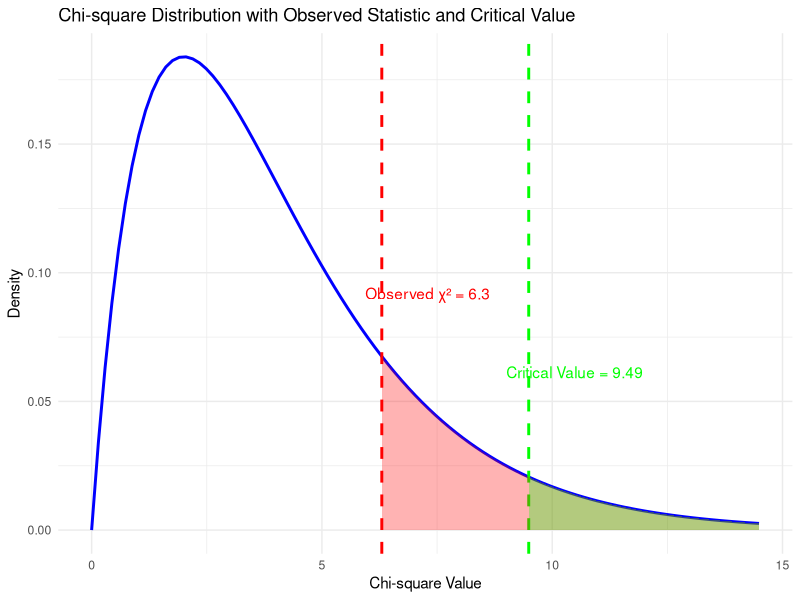

Write R code to recreate this figure.
library(ggplot2)

# Observed and expected absences
observed <- c(23, 16, 14, 19, 28)
expected <- c(20, 20, 20, 20, 20)
days <- c("Monday", "Tuesday", "Wednesday", "Thursday", "Friday")

# Perform the Chi-square goodness-of-fit test
chisq_test <- chisq.test(observed, p = expected / sum(expected))
print(chisq_test)

# Generate Chi-square distribution
x_vals <- seq(0, max(chisq_test$statistic, 9.49) + 5, length.out = 100)
df <- length(days) - 1  # Degrees of freedom
y_vals <- dchisq(x_vals, df)

# Create data frames for plotting
theoretical_data <- data.frame(Chi_Square_Values = x_vals, Density = y_vals)
observed_data <- data.frame(Chi_Square_Statistic = chisq_test$statistic, Density = dchisq(chisq_test$statistic, df))
significance_data <- data.frame(Significance_Level = 9.49, Density = dchisq(9.49, df))

# Define shading areas
shade_x_observed <- seq(chisq_test$statistic, max(x_vals), length.out = 50)
shade_y_observed <- dchisq(shade_x_observed, df)
shade_x_cv <- seq(9.49, max(x_vals), length.out = 50)
shade_y_cv <- dchisq(shade_x_cv, df)

# Plot Chi-square distribution with observed statistic, critical value, and shaded areas
ggplot() +
  geom_line(data = theoretical_data, aes(x = Chi_Square_Values, y = Density), color = "blue", size = 1) +
  geom_vline(data = observed_data, aes(xintercept = Chi_Square_Statistic), color = "red", linetype = "dashed", size = 1) +
  geom_vline(data = significance_data, aes(xintercept = Significance_Level), color = "green", linetype = "dashed", size = 1) +
  geom_ribbon(aes(x = shade_x_observed, ymin = 0, ymax = shade_y_observed), fill = "red", alpha = 0.3) +
  geom_ribbon(aes(x = shade_x_cv, ymin = 0, ymax = shade_y_cv), fill = "green", alpha = 0.3) +
  labs(title = "Chi-square Distribution with Observed Statistic and Critical Value", x = "Chi-square Value", y = "Density") +
  annotate("text", x = chisq_test$statistic + 1, y = max(y_vals) / 2, label = paste("Observed χ² =", round(chisq_test$statistic, 2)), color = "red") +
  annotate("text", x = 9.49 + 1, y = max(y_vals) / 3, label = "Critical Value = 9.49", color = "green") +
  theme_minimal()